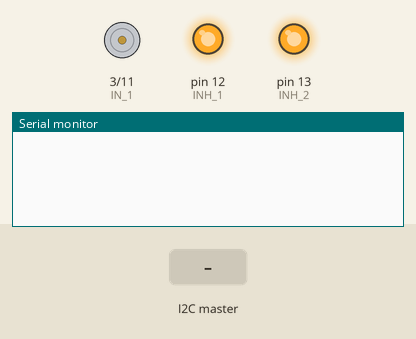
The sketch below on a simulated Arduino Uno, built with avr-gcc and run on an emulated ATmega328P. On the bench: motor-driver pin pairs drawn as motors (green arrow = first pin HIGH = forward, orange = second pin HIGH = backward, longer = more drive), output pins drawn as LEDs (lit = HIGH), the last lines printed to the serial monitor. The inputs (shaded band) are chosen by the test bench.

Above: at 1.2 s.
1.3 s: the I2C master sends the byte 1
At 3.1 s:
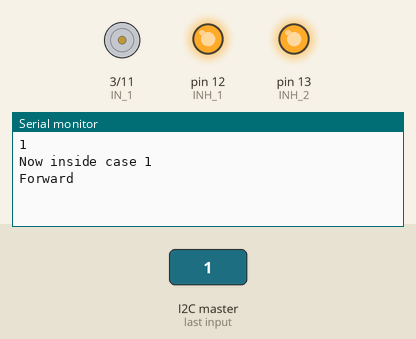
3.4 s: the I2C master sends the byte 2
At 4.6 s:
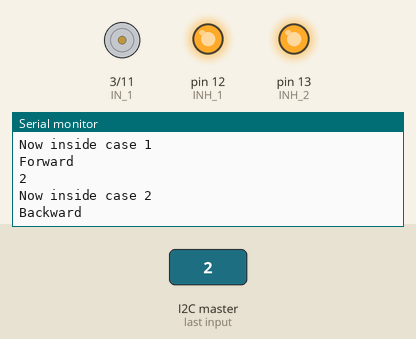

The sketch:

uno_i2c_slave.ino
```cpp
/*
  Code for the Uno wich is in slave mode (I2C).
  Written by Johannes Holm @ Malmö university in May 2016
 */


//include i2c library
#include <Wire.h>

void setup() {
  Wire.begin(8);                // join i2c bus with address #8
  Wire.onReceive(receiveEvent); // register event
  Serial.begin(9600);           // start serial for output

  // Set dc-shield pins as output
  pinMode(3,OUTPUT);    //IN_1
  pinMode(11,OUTPUT);   //IN_2
  pinMode(12,OUTPUT);   //INH_1
  pinMode(13,OUTPUT);   //INH_2


  //Please dont go to sleep DC-shield
  digitalWrite(12, HIGH);
  digitalWrite(13, HIGH);

}


void loop() {
}

// function that executes whenever data is received from master
// this function is registered as an event, see setup()
void receiveEvent(int howMany) {

  //read the message
  int x = Wire.read();      // receive byte as an integer
  Serial.println(x);        // print the integer for easy troubleshooting

  //set the top PWM that we accelarate too
  int motorPWMtop = 105;

 //Main switch, does the work
 switch (x) {
    case 1:
      Serial.println("Now inside case 1");    //For troubleshooting
      Serial.println("Forward");

      //Accelerate the motor
      for (int i = 0 ; i <= motorPWMtop ; i++) {
        analogWrite(3, i);
        delay(500);
      }
      for (int i = motorPWMtop ; i >=0 ; i--) {
        analogWrite(3, i);
        delay(500);
      }
    break;

    case 2:
      Serial.println("Now inside case 2");    //For troubleshooting
      Serial.println("Backward");

      //Accelerate the motor backwards and compensate for "help" we get from the spring in the grip
      for (int i = 0 ; i <= (motorPWMtop-17) ; i++) {
        analogWrite(11, i);
        delay(500);
      }
      for (int i = (motorPWMtop-17) ; i >=0 ; i--) {
        analogWrite(11, i);
        delay(500);
      }

    break;

    }
}
```

Measured:
- after the input at 1.3 s, the serial monitor: prints a new line at once (image 1)
- after the input at 3.4 s, the serial monitor: prints a new line at once (image 2)
